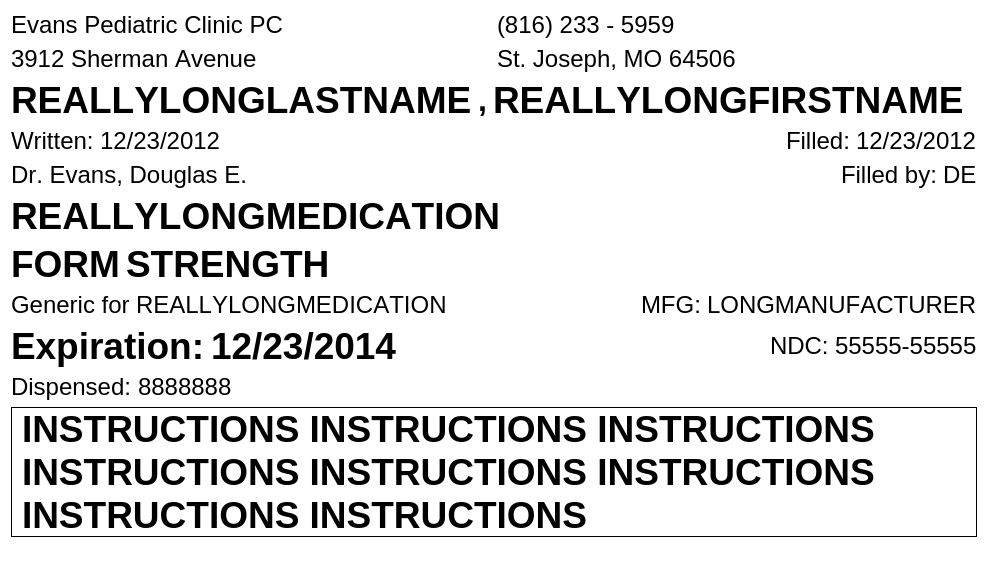
<?xml version="1.0" encoding="UTF-8"?>
<ui version="4.0">
 <class>PrescriptionLabel</class>
 <widget class="QFrame" name="PrescriptionLabel">
  <property name="geometry">
   <rect>
    <x>0</x>
    <y>0</y>
    <width>988</width>
    <height>583</height>
   </rect>
  </property>
  <property name="styleSheet">
   <string notr="true">background-color: #FFFFFF</string>
  </property>
  <property name="frameShape">
   <enum>QFrame::NoFrame</enum>
  </property>
  <property name="frameShadow">
   <enum>QFrame::Plain</enum>
  </property>
  <layout class="QVBoxLayout" name="verticalLayout">
   <item>
    <layout class="QHBoxLayout" name="horizontalLayout_3">
     <item>
      <widget class="QLabel" name="label_10">
       <property name="font">
        <font>
         <family>Arial</family>
         <pointsize>18</pointsize>
         <kerning>false</kerning>
        </font>
       </property>
       <property name="text">
        <string notr="true">Evans Pediatric Clinic PC</string>
       </property>
      </widget>
     </item>
     <item>
      <widget class="QLabel" name="label_2">
       <property name="font">
        <font>
         <family>Arial</family>
         <pointsize>18</pointsize>
         <kerning>false</kerning>
        </font>
       </property>
       <property name="text">
        <string notr="true">(816) 233 - 5959</string>
       </property>
      </widget>
     </item>
    </layout>
   </item>
   <item>
    <layout class="QHBoxLayout" name="horizontalLayout_8">
     <item>
      <widget class="QLabel" name="label">
       <property name="font">
        <font>
         <family>Arial</family>
         <pointsize>18</pointsize>
         <kerning>false</kerning>
        </font>
       </property>
       <property name="text">
        <string notr="true">3912 Sherman Avenue</string>
       </property>
      </widget>
     </item>
     <item>
      <widget class="QLabel" name="label_3">
       <property name="font">
        <font>
         <family>Arial</family>
         <pointsize>18</pointsize>
         <kerning>false</kerning>
        </font>
       </property>
       <property name="text">
        <string notr="true">St. Joseph, MO 64506</string>
       </property>
      </widget>
     </item>
    </layout>
   </item>
   <item>
    <layout class="QHBoxLayout" name="horizontalLayout_7">
     <item>
      <widget class="QLabel" name="lastLabel">
       <property name="font">
        <font>
         <family>Arial</family>
         <pointsize>28</pointsize>
         <weight>75</weight>
         <bold>true</bold>
         <kerning>false</kerning>
        </font>
       </property>
       <property name="text">
        <string notr="true">REALLYLONGLASTNAME</string>
       </property>
       <property name="wordWrap">
        <bool>true</bool>
       </property>
      </widget>
     </item>
     <item>
      <widget class="QLabel" name="label_23">
       <property name="font">
        <font>
         <family>Arial</family>
         <pointsize>24</pointsize>
         <weight>75</weight>
         <bold>true</bold>
         <kerning>false</kerning>
        </font>
       </property>
       <property name="text">
        <string notr="true">,</string>
       </property>
       <property name="wordWrap">
        <bool>true</bool>
       </property>
      </widget>
     </item>
     <item>
      <widget class="QLabel" name="firstLabel">
       <property name="font">
        <font>
         <family>Arial</family>
         <pointsize>28</pointsize>
         <weight>75</weight>
         <bold>true</bold>
         <kerning>false</kerning>
        </font>
       </property>
       <property name="text">
        <string notr="true">REALLYLONGFIRSTNAME</string>
       </property>
       <property name="wordWrap">
        <bool>true</bool>
       </property>
      </widget>
     </item>
     <item>
      <spacer name="horizontalSpacer_7">
       <property name="orientation">
        <enum>Qt::Horizontal</enum>
       </property>
       <property name="sizeHint" stdset="0">
        <size>
         <width>40</width>
         <height>20</height>
        </size>
       </property>
      </spacer>
     </item>
    </layout>
   </item>
   <item>
    <layout class="QHBoxLayout" name="horizontalLayout">
     <item>
      <widget class="QLabel" name="label_6">
       <property name="font">
        <font>
         <family>Arial</family>
         <pointsize>18</pointsize>
         <kerning>false</kerning>
        </font>
       </property>
       <property name="text">
        <string notr="true">Written:</string>
       </property>
      </widget>
     </item>
     <item>
      <widget class="QLabel" name="writtenLabel">
       <property name="font">
        <font>
         <family>Arial</family>
         <pointsize>18</pointsize>
         <kerning>false</kerning>
        </font>
       </property>
       <property name="text">
        <string notr="true">12/23/2012</string>
       </property>
      </widget>
     </item>
     <item>
      <spacer name="horizontalSpacer_3">
       <property name="orientation">
        <enum>Qt::Horizontal</enum>
       </property>
       <property name="sizeHint" stdset="0">
        <size>
         <width>40</width>
         <height>20</height>
        </size>
       </property>
      </spacer>
     </item>
     <item>
      <widget class="QLabel" name="label_5">
       <property name="font">
        <font>
         <family>Arial</family>
         <pointsize>18</pointsize>
         <kerning>false</kerning>
        </font>
       </property>
       <property name="text">
        <string notr="true">Filled:</string>
       </property>
      </widget>
     </item>
     <item>
      <widget class="QLabel" name="filledLabel">
       <property name="font">
        <font>
         <family>Arial</family>
         <pointsize>18</pointsize>
         <kerning>false</kerning>
        </font>
       </property>
       <property name="text">
        <string notr="true">12/23/2012</string>
       </property>
      </widget>
     </item>
    </layout>
   </item>
   <item>
    <layout class="QHBoxLayout" name="horizontalLayout_2">
     <item>
      <widget class="QLabel" name="prescriberLabel">
       <property name="font">
        <font>
         <family>Arial</family>
         <pointsize>18</pointsize>
         <kerning>false</kerning>
        </font>
       </property>
       <property name="text">
        <string notr="true">Dr. Evans, Douglas E.</string>
       </property>
      </widget>
     </item>
     <item>
      <spacer name="horizontalSpacer_5">
       <property name="orientation">
        <enum>Qt::Horizontal</enum>
       </property>
       <property name="sizeHint" stdset="0">
        <size>
         <width>40</width>
         <height>20</height>
        </size>
       </property>
      </spacer>
     </item>
     <item>
      <widget class="QLabel" name="label_8">
       <property name="font">
        <font>
         <family>Arial</family>
         <pointsize>18</pointsize>
         <kerning>false</kerning>
        </font>
       </property>
       <property name="text">
        <string notr="true">Filled by:</string>
       </property>
       <property name="wordWrap">
        <bool>true</bool>
       </property>
      </widget>
     </item>
     <item>
      <widget class="QLabel" name="fillerLabel">
       <property name="font">
        <font>
         <family>Arial</family>
         <pointsize>18</pointsize>
         <kerning>false</kerning>
        </font>
       </property>
       <property name="text">
        <string notr="true">DE</string>
       </property>
      </widget>
     </item>
    </layout>
   </item>
   <item>
    <layout class="QHBoxLayout" name="horizontalLayout_5">
     <item>
      <widget class="QLabel" name="medicationLabel">
       <property name="font">
        <font>
         <family>Arial</family>
         <pointsize>28</pointsize>
         <weight>75</weight>
         <bold>true</bold>
         <kerning>false</kerning>
        </font>
       </property>
       <property name="text">
        <string notr="true">REALLYLONGMEDICATION</string>
       </property>
       <property name="wordWrap">
        <bool>true</bool>
       </property>
      </widget>
     </item>
     <item>
      <spacer name="horizontalSpacer_2">
       <property name="orientation">
        <enum>Qt::Horizontal</enum>
       </property>
       <property name="sizeHint" stdset="0">
        <size>
         <width>40</width>
         <height>20</height>
        </size>
       </property>
      </spacer>
     </item>
    </layout>
   </item>
   <item>
    <layout class="QHBoxLayout" name="horizontalLayout_10">
     <item>
      <widget class="QLabel" name="formLabel">
       <property name="font">
        <font>
         <family>Arial</family>
         <pointsize>28</pointsize>
         <weight>75</weight>
         <bold>true</bold>
         <kerning>false</kerning>
        </font>
       </property>
       <property name="text">
        <string notr="true">FORM</string>
       </property>
       <property name="wordWrap">
        <bool>true</bool>
       </property>
      </widget>
     </item>
     <item>
      <widget class="QLabel" name="strengthLabel">
       <property name="font">
        <font>
         <family>Arial</family>
         <pointsize>28</pointsize>
         <weight>75</weight>
         <bold>true</bold>
         <kerning>false</kerning>
        </font>
       </property>
       <property name="text">
        <string notr="true">STRENGTH</string>
       </property>
       <property name="wordWrap">
        <bool>true</bool>
       </property>
      </widget>
     </item>
     <item>
      <spacer name="horizontalSpacer_8">
       <property name="orientation">
        <enum>Qt::Horizontal</enum>
       </property>
       <property name="sizeHint" stdset="0">
        <size>
         <width>40</width>
         <height>20</height>
        </size>
       </property>
      </spacer>
     </item>
    </layout>
   </item>
   <item>
    <layout class="QHBoxLayout" name="horizontalLayout_6">
     <item>
      <widget class="QLabel" name="genericHeaderLabel">
       <property name="font">
        <font>
         <family>Arial</family>
         <pointsize>18</pointsize>
         <kerning>false</kerning>
        </font>
       </property>
       <property name="text">
        <string notr="true">Generic for</string>
       </property>
      </widget>
     </item>
     <item>
      <widget class="QLabel" name="genericLabel">
       <property name="font">
        <font>
         <family>Arial</family>
         <pointsize>18</pointsize>
         <kerning>false</kerning>
        </font>
       </property>
       <property name="text">
        <string notr="true">REALLYLONGMEDICATION</string>
       </property>
      </widget>
     </item>
     <item>
      <spacer name="horizontalSpacer_6">
       <property name="orientation">
        <enum>Qt::Horizontal</enum>
       </property>
       <property name="sizeHint" stdset="0">
        <size>
         <width>40</width>
         <height>20</height>
        </size>
       </property>
      </spacer>
     </item>
     <item>
      <widget class="QLabel" name="label_9">
       <property name="font">
        <font>
         <family>Arial</family>
         <pointsize>18</pointsize>
         <kerning>false</kerning>
        </font>
       </property>
       <property name="text">
        <string notr="true">MFG:</string>
       </property>
      </widget>
     </item>
     <item>
      <widget class="QLabel" name="manufacturerLabel">
       <property name="font">
        <font>
         <family>Arial</family>
         <pointsize>18</pointsize>
         <kerning>false</kerning>
        </font>
       </property>
       <property name="text">
        <string notr="true">LONGMANUFACTURER</string>
       </property>
      </widget>
     </item>
    </layout>
   </item>
   <item>
    <layout class="QHBoxLayout" name="horizontalLayout_4">
     <item>
      <widget class="QLabel" name="label_7">
       <property name="font">
        <font>
         <family>Arial</family>
         <pointsize>28</pointsize>
         <weight>75</weight>
         <bold>true</bold>
         <kerning>false</kerning>
        </font>
       </property>
       <property name="text">
        <string notr="true">Expiration:</string>
       </property>
      </widget>
     </item>
     <item>
      <widget class="QLabel" name="expireLabel">
       <property name="font">
        <font>
         <family>Arial</family>
         <pointsize>28</pointsize>
         <weight>75</weight>
         <bold>true</bold>
         <kerning>false</kerning>
        </font>
       </property>
       <property name="text">
        <string notr="true">12/23/2014</string>
       </property>
      </widget>
     </item>
     <item>
      <spacer name="horizontalSpacer_4">
       <property name="orientation">
        <enum>Qt::Horizontal</enum>
       </property>
       <property name="sizeHint" stdset="0">
        <size>
         <width>40</width>
         <height>20</height>
        </size>
       </property>
      </spacer>
     </item>
     <item>
      <widget class="QLabel" name="label_4">
       <property name="font">
        <font>
         <family>Arial</family>
         <pointsize>18</pointsize>
         <kerning>false</kerning>
        </font>
       </property>
       <property name="text">
        <string notr="true">NDC:</string>
       </property>
      </widget>
     </item>
     <item>
      <widget class="QLabel" name="ndcLabel">
       <property name="font">
        <font>
         <family>Arial</family>
         <pointsize>18</pointsize>
         <kerning>false</kerning>
        </font>
       </property>
       <property name="text">
        <string notr="true">55555-55555</string>
       </property>
      </widget>
     </item>
    </layout>
   </item>
   <item>
    <layout class="QHBoxLayout" name="horizontalLayout_9">
     <item>
      <widget class="QLabel" name="label_11">
       <property name="font">
        <font>
         <family>Arial</family>
         <pointsize>18</pointsize>
         <kerning>false</kerning>
        </font>
       </property>
       <property name="text">
        <string notr="true">Dispensed:</string>
       </property>
      </widget>
     </item>
     <item>
      <widget class="QLabel" name="dispensedLabel">
       <property name="font">
        <font>
         <family>Arial</family>
         <pointsize>18</pointsize>
         <kerning>false</kerning>
        </font>
       </property>
       <property name="text">
        <string notr="true">8888888</string>
       </property>
      </widget>
     </item>
     <item>
      <spacer name="horizontalSpacer">
       <property name="orientation">
        <enum>Qt::Horizontal</enum>
       </property>
       <property name="sizeHint" stdset="0">
        <size>
         <width>40</width>
         <height>20</height>
        </size>
       </property>
      </spacer>
     </item>
    </layout>
   </item>
   <item>
    <widget class="QLabel" name="instructionsLabel">
     <property name="font">
      <font>
       <family>Arial</family>
       <pointsize>28</pointsize>
       <weight>75</weight>
       <bold>true</bold>
       <kerning>false</kerning>
      </font>
     </property>
     <property name="frameShape">
      <enum>QFrame::Box</enum>
     </property>
     <property name="text">
      <string notr="true">INSTRUCTIONS INSTRUCTIONS INSTRUCTIONS INSTRUCTIONS INSTRUCTIONS INSTRUCTIONS INSTRUCTIONS INSTRUCTIONS </string>
     </property>
     <property name="wordWrap">
      <bool>true</bool>
     </property>
    </widget>
   </item>
   <item>
    <spacer name="verticalSpacer">
     <property name="orientation">
      <enum>Qt::Vertical</enum>
     </property>
     <property name="sizeHint" stdset="0">
      <size>
       <width>20</width>
       <height>40</height>
      </size>
     </property>
    </spacer>
   </item>
  </layout>
 </widget>
 <resources/>
 <connections/>
</ui>
